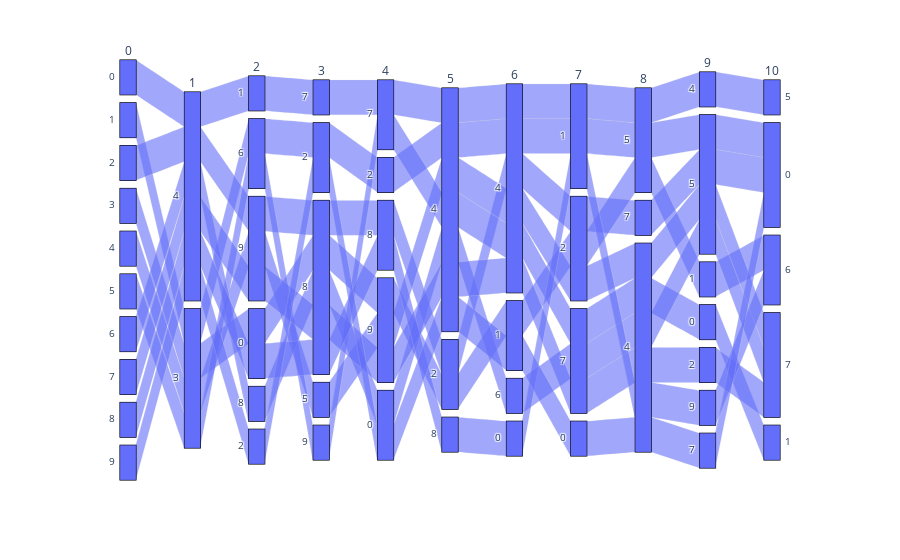

Notebook cell for this chart:
### Code cell
'''Entry point for the particle filtering code '''

import sys
sys.path.append('../')
import numpy as np

from Implementations.algorithms.TimeDependentBeta import TimeDependentAlgo
from Implementations.resamplers.resamplers import PoissonResample,NBinomResample
from Implementations.solvers.DeterministicSolvers import LSODACalvettiSolver,LSODASolver,LSODASolverSEIARHD
from Implementations.perturbers.perturbers import MultivariatePerturbations
from utilities.Utils import Context,ESTIMATION
from functools import partial


'''Algorithm object encapsulating all the requirements

The integrator is an object which runs the t->t+1 propagation of the particles, primarily using the LSODA 
integrator built in to scipy.integrate(solve_ivp)

The perturb object performs multivariate perturbations on the state variables and the estimated variables

The resampler computes the weights and resamples based on a known algorithm(multinomial,systematic,residual)



'''
algo = TimeDependentAlgo(integrator = LSODASolver(),
                        perturb = MultivariatePerturbations(hyper_params={"h":0.5,"sigma1":0.05,"sigma2":0.1}),
                        resampler = NBinomResample(),
                        ctx=Context(sankey_indices = [],
                                    population=7_700_000,
                                    state_size = 4,
                                    prior_weights=np.zeros(1000),
                                    pos_weights = np.zeros(1000),
                                    weight_ratio=np.ones(1000),
                                    seed_loc=[1],
                                    seed_size=0.005,
                                    forward_estimation=1,
                                    rng=np.random.default_rng(),
                        particle_count=10))

algo.initialize(params={
"beta":ESTIMATION.VARIABLE,
"gamma":0.06,
"mu":0.004,
"q":0.1,
"eta":1/7,
"std":10,
"R":50,
"hosp":ESTIMATION.STATIC,
"L":90,
"D":10,
}
,priors={"beta":partial(algo.ctx.rng.uniform,0.1,0.6), 
          "gamma":partial(algo.ctx.rng.uniform,0,1/7),
          "eta":partial(algo.ctx.rng.uniform,1/15,1/3),
          "hosp":partial(algo.ctx.rng.uniform,5,20),
          "D":partial(algo.ctx.rng.uniform,0,20)
          })

'''Runs the PF over the specified data set for the specified length of time'''

#algo.print_particles()
algo.run(f'../datasets/WA_FLU_HOSPITALIZATIONS.csv',150)

### Figure 1 — Plotly figure (JSON) as saved in the notebook; plotly's stock layout.template omitted (floating-point values rounded to 4 significant figures)
{"data": [{"dimensions": [{"label": "0", "values": [0, 1, 2, 3, 4, 5, 6, 7, 8, 9]}, {"label": "1", "values": [4, 3, 4, 3, 3, 3, 4, 4, 4, 4]}, {"label": "2", "values": [1, 6, 9, 0, 9, 6, 8, 9, 0, 2]}, {"label": "3", "values": [7, 2, 8, 8, 5, 9, 8, 8, 8, 2]}, {"label": "4", "values": [7, 2, 8, 9, 9, 7, 0, 9, 8, 0]}, {"label": "5", "values": [4, 4, 2, 2, 4, 4, 4, 4, 8, 4]}, {"label": "6", "values": [4, 4, 4, 1, 4, 4, 6, 4, 0, 1]}, {"label": "7", "values": [1, 1, 2, 2, 2, 7, 7, 7, 1, 0]}, {"label": "8", "values": [5, 5, 7, 5, 4, 4, 4, 4, 4, 4]}, {"label": "9", "values": [4, 5, 5, 1, 5, 0, 5, 2, 9, 7]}, {"label": "10", "values": [5, 0, 0, 6, 7, 1, 7, 7, 6, 0]}], "domain": {"x": [0, 1], "y": [0, 1]}, "name": "", "type": "parcats"}], "layout": {"legend": {"tracegroupgap": 0}, "margin": {"t": 60}}}
